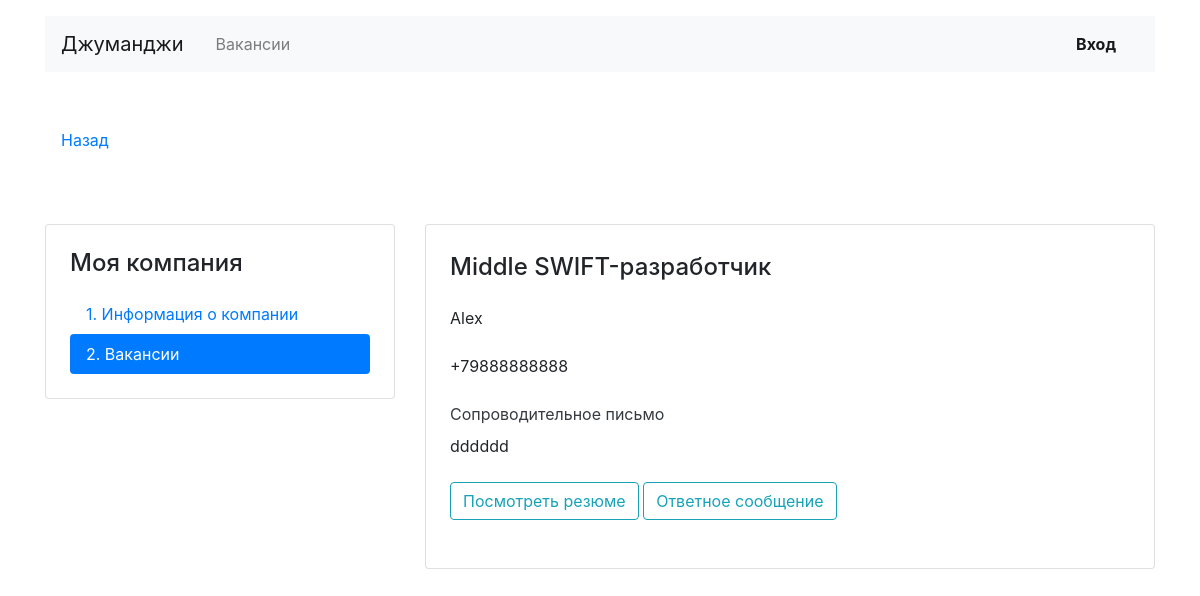
The page /mycompany/vacancies/application/19 on the database its author committed.
### JunJob/models.py (models this page shows)
class Vacancy(models.Model):
    title = models.CharField(max_length=60)
    specialty = models.ForeignKey(Specialty, related_name='vacancies', on_delete=models.CASCADE)
    company = models.ForeignKey(Company, related_name='vacancies', on_delete=models.CASCADE)
    skills = models.TextField()
    description = models.TextField()
    salary_min = models.FloatField()
    salary_max = models.FloatField()
    published_at = models.DateField()

class Application(models.Model):
    written_username = models.CharField(max_length=70)
    written_phone = PhoneNumberField(unique=True, null=False, blank=False)
    written_cover_letter = models.TextField()
    vacancy = models.ForeignKey(Vacancy, related_name='applications', on_delete=models.CASCADE)
    is_viewed = models.BooleanField(blank=True, default=False)
    user = models.ForeignKey(User, related_name='applications', on_delete=models.CASCADE, null=True)
    resume = models.ForeignKey(Resume, related_name='applications', on_delete=models.CASCADE, null=True)

### JunJob/Views/views_vacancies.py (the view)
# urls.py: path('mycompany/vacancies/application/<int:pk>', views_vacancies.Application.as_view(),
class Application(DetailView):  # отклик на вакансию
    model = models.Application
    template_name = 'about_company/about_vacancies/Application.html'
    context_object_name = 'application'
    def get_context_data(self, **kwargs):
        context = super(Application, self).get_context_data()
        context['vacancy'] = models.Vacancy.objects.get(applications__id=self.kwargs['pk'])
        return context

### JunJob/templates/about_company/about_vacancies/Application.html
{% extends 'about_company/about_vacancies/VacancyBase.html' %}
{% block vacancy %}
      <div class="col-12 col-lg-8">
        <div class="card">
          <div class="card-body px-4 pb-4 tab-content">
            <section>
              <h2 class="h4 pt-2 pb-3">{{ vacancy.title }}</h2>
              <form enctype="multipart/form-data">
                <div class="form-group pb-2">
                  {{ application.written_username }}
                </div>
                <div class="form-group pb-2">
                  {{ application.written_phone }}
                </div>
                <div class="form-group pb-2">
                  <label class="mb-2 text-dark">Сопроводительное письмо</label> <br>
                  {{ application.written_cover_letter }}
                </div>
                <div class="form-group pb-2">
                  <a href="{% url 'user_resume' application.resume.id %}" class="btn btn-outline-info">Посмотреть резюме</a>
                  <a href="{% url 'answer' application.id %}" class="btn btn-outline-info">Ответное сообщение</a>
                </div>
              </form>
            </section>
          </div>
        </div>
      </div>
{% endblock %}

### rows shown on the page
Vacancy: title "Middle SWIFT-разработчик"
Application: written_username "Alex", written_phone "+79888888888", written_cover_letter "dddddd"
